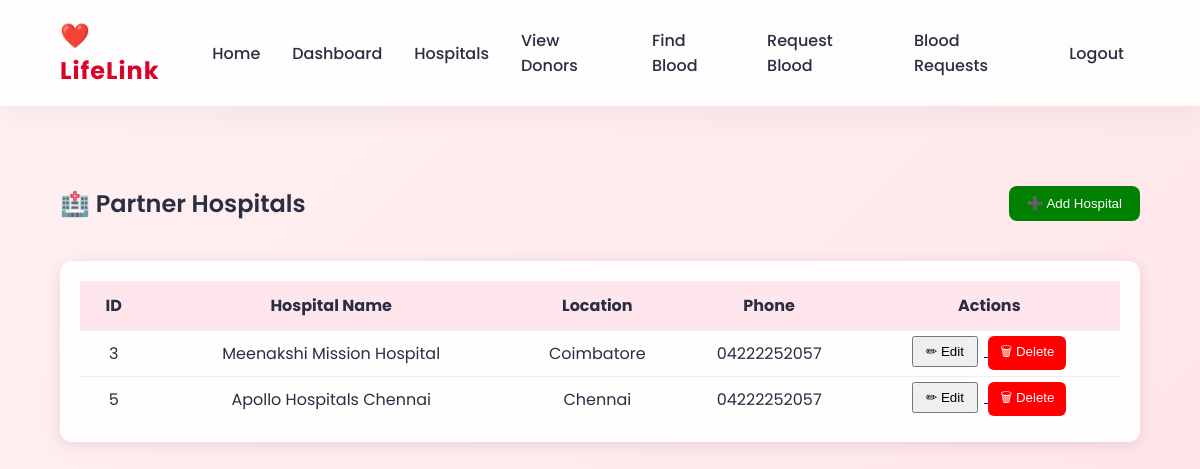
The page /hospitals (signed in) on the database its author committed.
### tables this page shows
CREATE TABLE hospitals(
    id INTEGER PRIMARY KEY AUTOINCREMENT,
    name TEXT,
    location TEXT
, phone TEXT);

### app.py (the view)
@app.route("/hospitals")
@login_required
def hospitals():
    conn = get_db()
    cursor = conn.cursor()
    cursor.execute("SELECT * FROM hospitals")
    hospital_list = cursor.fetchall()
    conn.close()
    return render_template("hospitals.html",
                           hospitals=hospital_list)

### app.py (called while the page is built)
def get_db():
    conn = sqlite3.connect("database.db")
    conn.row_factory = sqlite3.Row
    return conn

def login_required(f):
    @wraps(f)
    def wrapper(*args, **kwargs):
        if "username" not in session:
            flash("Please login first")
            return redirect(url_for("login_page"))
        return f(*args, **kwargs)
    return wrapper

### templates/hospitals.html
{% extends "base.html" %}
{% block content %}
<div style="display:flex; justify-content:space-between; align-items:center; margin-bottom:20px;">
    <h2>🏥 Partner Hospitals</h2>
    {% if session['role']=='admin' %}
    <a href="/add_hospital">
        <button style="
        padding:10px 18px;
        background:green;
        color:white;
        border:none;
        border-radius:8px;
        cursor:pointer;">
        ➕ Add Hospital
        </button>
    </a>
    {% endif %}
</div>
<div class="card" style="padding:20px; border-radius:12px; box-shadow:0px 3px 15px rgba(0,0,0,0.1);">
<table style="width:100%; border-collapse:collapse; text-align:center;">
<tr style="background:#ffe5ec;">
    <th style="padding:12px;">ID</th>
    <th>Hospital Name</th>
    <th>Location</th>
    <th>Phone</th>
    {% if session['role']=='admin' %}
    <th>Actions</th>
    {% endif %}
</tr>
{% for hospital in hospitals %}
<tr style="border-top:1px solid #eee;">
    <td style="padding:10px;">{{ hospital[0] }}</td>
    <td>{{ hospital[1] }}</td>
    <td>{{ hospital[2] }}</td>
    <td>{{ hospital[3] }}</td>
    {% if session['role']=='admin' %}
    <td>
        <a href="/edit_hospital/{{ hospital[0] }}">
            <button style="margin-right:6px; padding:6px 12px;">
            ✏ Edit
            </button>
        </a>
        <a href="/delete_hospital/{{ hospital[0] }}"
           onclick="return confirm('Delete hospital?')">
            <button style="
            padding:6px 12px;
            background:red;
            color:white;
            border:none;
            border-radius:6px;">
            🗑 Delete
            </button>
        </a>
    </td>
    {% endif %}
</tr>
{% endfor %}
</table>
</div>
{% endblock %}

### templates/base.html (style rules this page uses)
body { margin:0; font-family:'Poppins',sans-serif; background:linear-gradient(135deg,#fff1f2,#ffe5e9); color:#2b2d42; }
.card { background:rgba(255,255,255,0.9); padding:30px; border-radius:18px; box-shadow:0 15px 35px rgba(0,0,0,0.06); margin-bottom:30px; transition:0.3s ease; }
h2 { font-weight:600; }

### rows shown on the page
hospitals: id "3", name "Meenakshi Mission Hospital", location "Coimbatore", phone "04222252057"
hospitals: id "5", name "Apollo Hospitals Chennai", location "Chennai", phone "04222252057"
